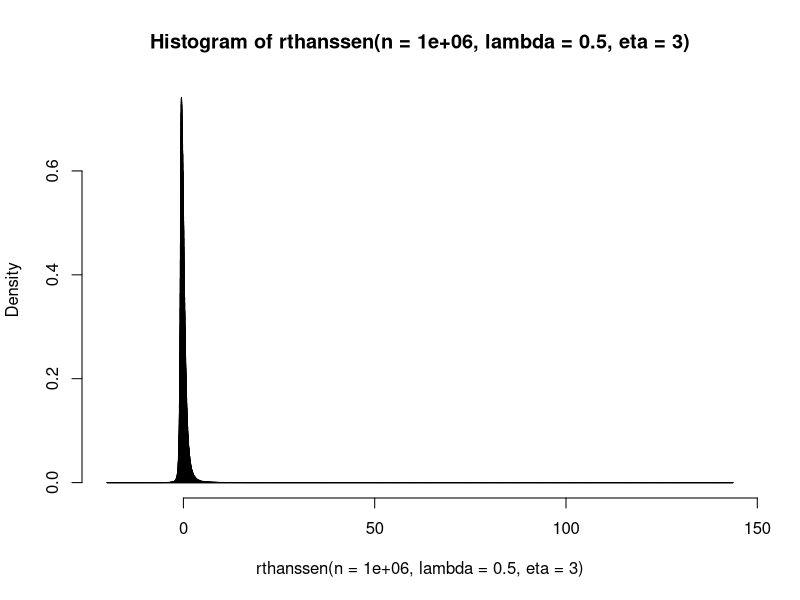

Here is the R script that generated this plot:
parameterValidation <- function(lambda, eta){
  # input validation
  if((lambda >= 1) | (lambda <= -1)){
    stop("error: -1 < lambda < 1")
  }
  
  if(eta <= 2){
    stop("error: 2 < eta < infty")
  }
}
#' @title
#' Returns the pdf of Hansen's (1994) 'skewed t' distribution
#'
#' @description
#' Returns the pdf at x of Hansen's (1994) 'skewed t' distribution
#' 
#' @usage 
#' dthanssen(x, lambda = 0, eta = 3, log.p = FALSE)
#'
#' @param x a vector of quantiles of the distribution
#' @param lambda the value of the skewness parameter 
#' @param eta the value of the degrees of freedom parameter 
#' @param log.p if 'TRUE' return the value in log form
#'
#' @returns a vactor of pdf at each element of x
#'
#' @note 
#' Based on tdis_pdf.m from Andrew Patton
#' 
#' @references 
#' Hansen, B. E. (1994). Autoregressive conditional density estimation. International Economic Review, 705-730.
#' 
#' @seealso [unique()], [stringi::stri_unique()] 
#'
#' @examples
#' x = c(0,-1, 1)
#' pdf = dthanssen(x, lambda = 0, eta = 3, log.p = FALSE)
#' pdf
#' 
#' @export
#' 
dthanssen <- function(x, lambda = 0, eta = 3, log.p = FALSE){
  
  # input validation
  parameterValidation(lambda, eta)
  
  # Calculating hanssen variables
  c = gamma((eta+1)/2)/(((pi*(eta-2))^0.5) * gamma(eta/2))
  a = 4*lambda*c*((eta-2)/(eta-1))
  b = (1+ 3*lambda^2 - a^2)^0.5
  
  # initialize the pdf function
  f = as.numeric(NA)
  
  # determine teh value of lambda for each x provided
  L = ifelse(test = (x < -a/b), yes = -lambda, no = +lambda)
  
  # calculate the value of the pdf for each value of x provided
  f = b*c*(1 + (1/(eta-2)) * ((b*x+a)/(1+L))^2 )^(-(eta+1)/2)
  
  if(log.p){f= log(f)}
  
  return(f)
}


pthanssen <- function(q, lambda = 0, eta = 3, lower.tail = TRUE, log.p = FALSE){
  
  # input validation
  parameterValidation(lambda, eta)
  
  # Calculating hanssen variables
  c = gamma((eta+1)/2)/(((pi*(eta-2))^0.5) * gamma(eta/2))
  a = 4*lambda*c*((eta-2)/(eta-1))
  b = (1+ 3*lambda^2 - a^2)^0.5

  # initialize the pdf function
  cdf = as.numeric(NA)
  
  # determine the value of lambda for each x provided
  L = ifelse(test = (q < -a/b), yes = -lambda, no = +lambda)
  
  # For a closed solution the CDF rely in using the classical t distribution.
  # Determine the correction for value lower part of the integral.
  HC = ifelse(test = (q < -a/b), yes = 0, no = 0.5)
  TC = ifelse(test = (q < -a/b), yes = 0, no = ((1 - lambda) / 2))
  
  # Determine the corresponding quantile in a t distribution
  y <- (b * q + a) / (1 + L) * sqrt(eta / (eta - 2))
  
  # determine the value of the CDF
  cdf <- HC + ( (1 + L) * (pt(y, df = eta) - TC) )

  if(!lower.tail){cdf <- 1-cdf}
  
  if(log.p){cdf <- log(cdf)}
  
  return(cdf)
  
}

pthanssen_v1 <- function(q, lambda = 0, eta = 3, lower.tail = TRUE, log.p = FALSE){
  
  base = 0.0001
  x = seq(from = -100, to = q, by = base)
  
  y = dthanssen(x, lambda = lambda, eta = eta)
  
  LT = sum(y*base  + c(y[1], base::diff(y)) * base /2)
  
  if(lower.tail){
    f = LT
  } else { 
    f = 1-LT
  }
  
  if(log.p){f = log(f)}
  
  return(f)    
}


qthanssen <- function(p, lambda = 0, eta = 3, lower.tail = TRUE){
  
  # input validation
  parameterValidation(lambda, eta)
  
  # ToDo: valiudade probability between [0, 1]
  
  if(!lower.tail){p <- 1-p}
  
  # Calculating hanssen variables
  c = gamma((eta+1)/2)/(((pi*(eta-2))^0.5) * gamma(eta/2))
  a = 4*lambda*c*((eta-2)/(eta-1))
  b = (1+ 3*lambda^2 - a^2)^0.5
  
  # determine the probability is below or above the mean (remember that the
  # distribution is assimetric)
  L = ifelse(test = (p < ((1-lambda)/2)), yes = -lambda, no = +lambda)
  
  # For a closed solution the CDF rely in using the classical t distribution.
  # Determine the correction for value lower part of the integral.
  HC = ifelse(test = (p < ((1-lambda)/2)), yes = 0, no = 0.5)
  TC = ifelse(test = (p < ((1-lambda)/2)), yes = 0, no = ((1 - lambda) / 2))
  
  # initialize the pdf function
  inv = as.numeric(NA)
  
  # Calculate the inverse distribution
  inv = (1+L)/b * sqrt((eta-2)/eta) *qt( HC + (p - TC)/(1+L), df = eta, lower.tail = TRUE)-a/b;
  
  return(inv)
}


qthanssen_v1 <- function(p, lambda = 0, eta = 3, lower.tail = TRUE){
  # dnorm(x, mean = 0, sd = 1, log = FALSE)
  # pnorm(q, mean = 0, sd = 1, lower.tail = TRUE, log.p = FALSE)
  # qnorm(p, mean = 0, sd = 1, lower.tail = TRUE, log.p = FALSE)
  # rnorm(n, mean = 0, sd = 1
  
  base = 0.0001
  x = seq(from = -100, to = 100, by = base)
  
  y = dthanssen(x, lambda = lambda, eta = eta)
  
  LT = cumsum(y*base  + c(y[1], base::diff(y)) * base /2)
  
  if(lower.tail) { 
    id = max(which(LT <= p))
  }
  else {
    id = min(which(LT >= 1-p))
  }
  
  return(x[id])
}

# benchmark_results <- microbenchmark(
#   qtV1 = qthanssen_v1(runif(1)),
#   qtV2 = qthanssen_v2(runif(1)),
#   times = 100L # Number of iterations
# )


rthanssen <- function(n, lambda = 0, eta = 3){
  rnd <- runif(n = n, min = 0, max = 1)
  return(qthanssen(p = rnd, lambda = lambda, eta = eta, lower.tail = TRUE))
}

rthanssen_v1 <- function(n, lambda = 0, eta = 3){
  # dnorm(x, mean = 0, sd = 1, log = FALSE)
  # pnorm(q, mean = 0, sd = 1, lower.tail = TRUE, log.p = FALSE)
  # qnorm(p, mean = 0, sd = 1, lower.tail = TRUE, log.p = FALSE)
  # rnorm(n, mean = 0, sd = 1
  
  sampleCDF <- runif(n)
  
  base = 0.0001
  x = seq(from = -100, to = 100, by = base)
  
  y = dthanssen(x, lambda = lambda, eta = eta)
  
  LT = cumsum(y*base  + c(y[1], base::diff(y)) * base /2)
  
  return(x[sapply(sampleCDF, function(x){max(which(LT <= x))})])
}

# rthanssen(n=100, lambda = 0, eta = 3)
# rthanssen_v1(n=100, lambda = 0, eta = 3)
  
# benchmark_results <- microbenchmark(
#   rndV1 = rthanssen(n=100, lambda = 0, eta = 3),
#   rndV2 = rthanssen_v1(n=100, lambda = 0, eta = 3),
#   times = 100L # Number of iterations
# )
# benchmark_results

hist(rthanssen(n=1000000, lambda = 0.5, eta = 3), breaks = "FD", probability = TRUE)


nll.thanssen <- function(param, data){
  lambda <- param[1]
  eta <- param[2]
  ll <- sum(dthanssen(x = data, lambda, eta, log.p = TRUE))
  return(-ll)
}

mle.thanssen <- function(data, lambda = 0, eta = 2.1){
  
  param <- c("lambda" = lambda, "eta" = eta)
  # param <- c("lambda" = 1, "eta" = 1.1)
  
  # Restriction coefficients 
  ui = matrix(data = c(1,0,-1,0,0,1), nrow = 3, ncol = 2, byrow = TRUE)
  
  # Restriction matrix
  ci = matrix(data = c(-0.9999999999,-0.9999999999,2.0000000001), nrow = 3, ncol = 1, byrow = TRUE)
  
  # theta = matrix(data = param, nrow = 2, ncol = 1, byrow = TRUE)
  # ui %*% param - ci >= 0.
  
  mOpt <- constrOptim(theta = param,
                      f = nll.thanssen,
                      grad=NULL, ui=ui, ci=ci,
                      control = list(),
                      outer.iterations = 100,
                      outer.eps = 1e-05, 
                      data=data)
  return(mOpt)    
}

